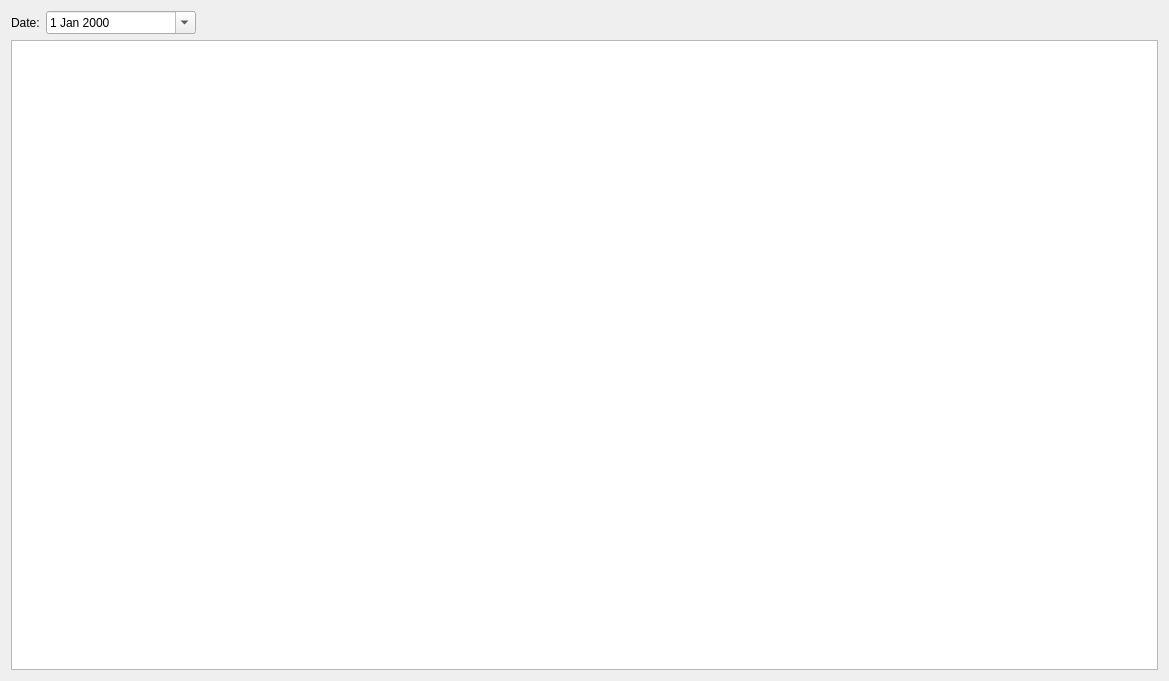
<?xml version="1.0" encoding="UTF-8"?>
<ui version="4.0">
 <class>Dialog</class>
 <widget class="QDialog" name="Dialog">
  <property name="geometry">
   <rect>
    <x>0</x>
    <y>0</y>
    <width>1169</width>
    <height>681</height>
   </rect>
  </property>
  <property name="windowTitle">
   <string>Dialog</string>
  </property>
  <layout class="QVBoxLayout" name="verticalLayout">
   <item>
    <layout class="QHBoxLayout" name="horizontalLayout">
     <item>
      <widget class="QLabel" name="label">
       <property name="text">
        <string>Date:</string>
       </property>
      </widget>
     </item>
     <item>
      <widget class="QDateEdit" name="edtDate">
       <property name="minimumSize">
        <size>
         <width>150</width>
         <height>0</height>
        </size>
       </property>
       <property name="buttonSymbols">
        <enum>QAbstractSpinBox::UpDownArrows</enum>
       </property>
       <property name="calendarPopup">
        <bool>true</bool>
       </property>
      </widget>
     </item>
     <item>
      <spacer name="horizontalSpacer">
       <property name="orientation">
        <enum>Qt::Horizontal</enum>
       </property>
       <property name="sizeHint" stdset="0">
        <size>
         <width>40</width>
         <height>20</height>
        </size>
       </property>
      </spacer>
     </item>
    </layout>
   </item>
   <item>
    <widget class="QTableWidget" name="twViewSchedule">
     <property name="selectionMode">
      <enum>QAbstractItemView::SingleSelection</enum>
     </property>
     <property name="selectionBehavior">
      <enum>QAbstractItemView::SelectRows</enum>
     </property>
    </widget>
   </item>
  </layout>
 </widget>
 <resources/>
 <connections/>
</ui>
